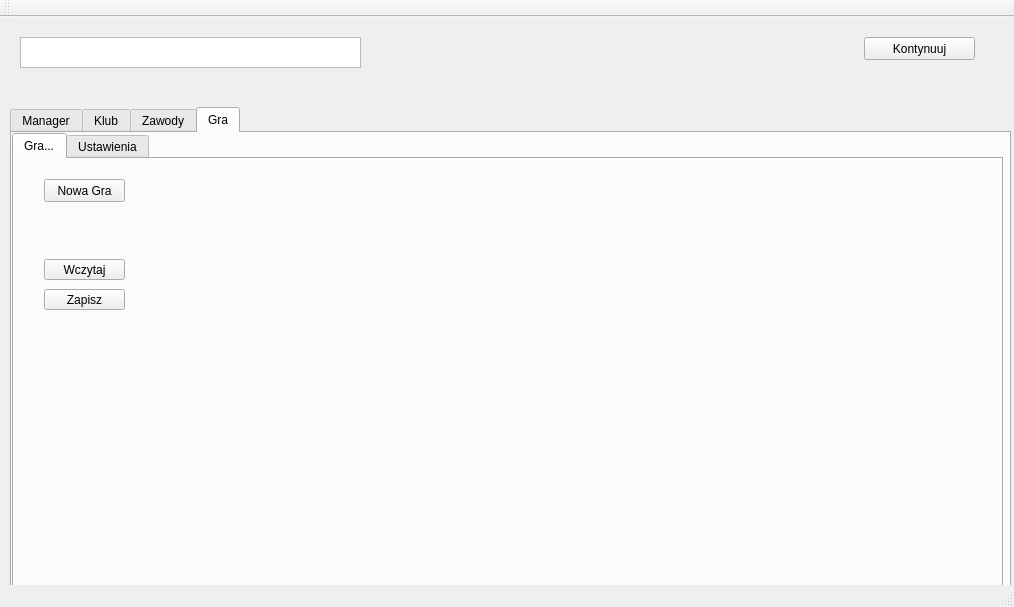
<?xml version="1.0" encoding="UTF-8"?>
<ui version="4.0">
 <class>MainWindow</class>
 <widget class="QMainWindow" name="MainWindow">
  <property name="geometry">
   <rect>
    <x>0</x>
    <y>0</y>
    <width>1014</width>
    <height>607</height>
   </rect>
  </property>
  <property name="windowTitle">
   <string>MainWindow</string>
  </property>
  <widget class="QWidget" name="centralWidget">
   <widget class="QTabWidget" name="tab_Mmain">
    <property name="enabled">
     <bool>true</bool>
    </property>
    <property name="geometry">
     <rect>
      <x>10</x>
      <y>90</y>
      <width>1001</width>
      <height>481</height>
     </rect>
    </property>
    <property name="currentIndex">
     <number>3</number>
    </property>
    <widget class="QWidget" name="tab_MManager">
     <property name="enabled">
      <bool>true</bool>
     </property>
     <attribute name="title">
      <string>Manager</string>
     </attribute>
     <widget class="QTabWidget" name="tab_Manager">
      <property name="enabled">
       <bool>false</bool>
      </property>
      <property name="geometry">
       <rect>
        <x>0</x>
        <y>0</y>
        <width>1001</width>
        <height>461</height>
       </rect>
      </property>
      <property name="currentIndex">
       <number>0</number>
      </property>
      <widget class="QWidget" name="tab_messages">
       <attribute name="title">
        <string>Wiadomosci</string>
       </attribute>
      </widget>
      <widget class="QWidget" name="tab_mailbox">
       <attribute name="title">
        <string>Skrzynka</string>
       </attribute>
      </widget>
      <widget class="QWidget" name="tab_offers">
       <attribute name="title">
        <string>Oferty</string>
       </attribute>
      </widget>
      <widget class="QWidget" name="tab_actions">
       <attribute name="title">
        <string>Akcje</string>
       </attribute>
      </widget>
      <widget class="QWidget" name="tab_search">
       <attribute name="title">
        <string>Szukaj</string>
       </attribute>
      </widget>
     </widget>
    </widget>
    <widget class="QWidget" name="tab_CClub">
     <property name="enabled">
      <bool>false</bool>
     </property>
     <attribute name="title">
      <string>Klub</string>
     </attribute>
     <widget class="QTabWidget" name="tab_Club">
      <property name="geometry">
       <rect>
        <x>0</x>
        <y>0</y>
        <width>1001</width>
        <height>561</height>
       </rect>
      </property>
      <property name="currentIndex">
       <number>0</number>
      </property>
      <widget class="QWidget" name="tab_calendar">
       <attribute name="title">
        <string>Terminarz</string>
       </attribute>
      </widget>
      <widget class="QWidget" name="tab_team">
       <attribute name="title">
        <string>Kadra</string>
       </attribute>
      </widget>
      <widget class="QWidget" name="tab_training">
       <attribute name="title">
        <string>Trening</string>
       </attribute>
      </widget>
      <widget class="QWidget" name="tab_workers">
       <attribute name="title">
        <string>Sztab</string>
       </attribute>
      </widget>
      <widget class="QWidget" name="tab_management">
       <attribute name="title">
        <string>Zarzad</string>
       </attribute>
      </widget>
      <widget class="QWidget" name="tab_finances">
       <attribute name="title">
        <string>Finanse</string>
       </attribute>
      </widget>
      <widget class="QWidget" name="tab_teamMeeting">
       <attribute name="title">
        <string>Zebranie</string>
       </attribute>
      </widget>
      <widget class="QWidget" name="tab_scouting">
       <attribute name="title">
        <string>Obserwacje</string>
       </attribute>
      </widget>
      <widget class="QWidget" name="tab_stadium">
       <attribute name="title">
        <string>Stadion</string>
       </attribute>
      </widget>
      <widget class="QWidget" name="tab_juniorSchool">
       <attribute name="title">
        <string>Szkolka</string>
       </attribute>
      </widget>
      <widget class="QWidget" name="tab_infrastructure">
       <attribute name="title">
        <string>Infrastruktura</string>
       </attribute>
      </widget>
      <widget class="QWidget" name="tab_history">
       <attribute name="title">
        <string>Historia</string>
       </attribute>
      </widget>
      <widget class="QWidget" name="tab_bikes">
       <attribute name="title">
        <string>Park Maszyn</string>
       </attribute>
      </widget>
     </widget>
    </widget>
    <widget class="QWidget" name="tab_MMatch">
     <attribute name="title">
      <string>Zawody</string>
     </attribute>
     <widget class="QTabWidget" name="tab_match_2">
      <property name="geometry">
       <rect>
        <x>0</x>
        <y>0</y>
        <width>1041</width>
        <height>471</height>
       </rect>
      </property>
      <property name="currentIndex">
       <number>0</number>
      </property>
      <widget class="QWidget" name="tab_match">
       <attribute name="title">
        <string>Zawody</string>
       </attribute>
       <widget class="QComboBox" name="comboBox_rider1">
        <property name="geometry">
         <rect>
          <x>20</x>
          <y>50</y>
          <width>301</width>
          <height>22</height>
         </rect>
        </property>
       </widget>
       <widget class="QComboBox" name="comboBox_rider2">
        <property name="geometry">
         <rect>
          <x>20</x>
          <y>70</y>
          <width>301</width>
          <height>22</height>
         </rect>
        </property>
       </widget>
       <widget class="QComboBox" name="comboBox_rider3">
        <property name="geometry">
         <rect>
          <x>20</x>
          <y>90</y>
          <width>301</width>
          <height>22</height>
         </rect>
        </property>
       </widget>
       <widget class="QComboBox" name="comboBox_rider4">
        <property name="geometry">
         <rect>
          <x>20</x>
          <y>110</y>
          <width>301</width>
          <height>22</height>
         </rect>
        </property>
       </widget>
       <widget class="QTextBrowser" name="textBrowser_heatDisplay">
        <property name="geometry">
         <rect>
          <x>20</x>
          <y>180</y>
          <width>431</width>
          <height>111</height>
         </rect>
        </property>
       </widget>
       <widget class="QTextBrowser" name="textBrowser_pointsDisplay">
        <property name="geometry">
         <rect>
          <x>480</x>
          <y>10</y>
          <width>371</width>
          <height>411</height>
         </rect>
        </property>
       </widget>
       <widget class="QTextBrowser" name="textBrowser_gate1">
        <property name="geometry">
         <rect>
          <x>330</x>
          <y>50</y>
          <width>16</width>
          <height>21</height>
         </rect>
        </property>
        <property name="verticalScrollBarPolicy">
         <enum>Qt::ScrollBarAlwaysOff</enum>
        </property>
        <property name="horizontalScrollBarPolicy">
         <enum>Qt::ScrollBarAlwaysOff</enum>
        </property>
        <property name="html">
         <string>&lt;!DOCTYPE HTML PUBLIC &quot;-//W3C//DTD HTML 4.0//EN&quot; &quot;http://www.w3.org/TR/REC-html40/strict.dtd&quot;&gt;
&lt;html&gt;&lt;head&gt;&lt;meta name=&quot;qrichtext&quot; content=&quot;1&quot; /&gt;&lt;style type=&quot;text/css&quot;&gt;
p, li { white-space: pre-wrap; }
&lt;/style&gt;&lt;/head&gt;&lt;body style=&quot; font-family:'MS Shell Dlg 2'; font-size:8.25pt; font-weight:400; font-style:normal;&quot;&gt;
&lt;p style=&quot; margin-top:0px; margin-bottom:0px; margin-left:0px; margin-right:0px; -qt-block-indent:0; text-indent:0px;&quot;&gt;&lt;span style=&quot; font-size:8pt; color:#ff0000;&quot;&gt;A&lt;/span&gt;&lt;/p&gt;&lt;/body&gt;&lt;/html&gt;</string>
        </property>
       </widget>
       <widget class="QTextBrowser" name="textBrowser_gate2">
        <property name="geometry">
         <rect>
          <x>330</x>
          <y>70</y>
          <width>16</width>
          <height>21</height>
         </rect>
        </property>
        <property name="verticalScrollBarPolicy">
         <enum>Qt::ScrollBarAlwaysOff</enum>
        </property>
        <property name="horizontalScrollBarPolicy">
         <enum>Qt::ScrollBarAlwaysOff</enum>
        </property>
        <property name="html">
         <string>&lt;!DOCTYPE HTML PUBLIC &quot;-//W3C//DTD HTML 4.0//EN&quot; &quot;http://www.w3.org/TR/REC-html40/strict.dtd&quot;&gt;
&lt;html&gt;&lt;head&gt;&lt;meta name=&quot;qrichtext&quot; content=&quot;1&quot; /&gt;&lt;style type=&quot;text/css&quot;&gt;
p, li { white-space: pre-wrap; }
&lt;/style&gt;&lt;/head&gt;&lt;body style=&quot; font-family:'MS Shell Dlg 2'; font-size:8.25pt; font-weight:400; font-style:normal;&quot;&gt;
&lt;p style=&quot; margin-top:0px; margin-bottom:0px; margin-left:0px; margin-right:0px; -qt-block-indent:0; text-indent:0px;&quot;&gt;&lt;span style=&quot; font-size:8pt; color:#0000ff;&quot;&gt;B&lt;/span&gt;&lt;/p&gt;&lt;/body&gt;&lt;/html&gt;</string>
        </property>
       </widget>
       <widget class="QTextBrowser" name="textBrowser_gate3">
        <property name="geometry">
         <rect>
          <x>330</x>
          <y>90</y>
          <width>16</width>
          <height>21</height>
         </rect>
        </property>
        <property name="verticalScrollBarPolicy">
         <enum>Qt::ScrollBarAlwaysOff</enum>
        </property>
        <property name="horizontalScrollBarPolicy">
         <enum>Qt::ScrollBarAlwaysOff</enum>
        </property>
        <property name="html">
         <string>&lt;!DOCTYPE HTML PUBLIC &quot;-//W3C//DTD HTML 4.0//EN&quot; &quot;http://www.w3.org/TR/REC-html40/strict.dtd&quot;&gt;
&lt;html&gt;&lt;head&gt;&lt;meta name=&quot;qrichtext&quot; content=&quot;1&quot; /&gt;&lt;style type=&quot;text/css&quot;&gt;
p, li { white-space: pre-wrap; }
&lt;/style&gt;&lt;/head&gt;&lt;body style=&quot; font-family:'MS Shell Dlg 2'; font-size:8.25pt; font-weight:400; font-style:normal;&quot;&gt;
&lt;p style=&quot; margin-top:0px; margin-bottom:0px; margin-left:0px; margin-right:0px; -qt-block-indent:0; text-indent:0px;&quot;&gt;&lt;span style=&quot; font-size:8pt; color:#d3d3d3;&quot;&gt;C&lt;/span&gt;&lt;/p&gt;&lt;/body&gt;&lt;/html&gt;</string>
        </property>
       </widget>
       <widget class="QTextBrowser" name="textBrowser_gate4">
        <property name="geometry">
         <rect>
          <x>330</x>
          <y>110</y>
          <width>16</width>
          <height>21</height>
         </rect>
        </property>
        <property name="verticalScrollBarPolicy">
         <enum>Qt::ScrollBarAlwaysOff</enum>
        </property>
        <property name="horizontalScrollBarPolicy">
         <enum>Qt::ScrollBarAlwaysOff</enum>
        </property>
        <property name="html">
         <string>&lt;!DOCTYPE HTML PUBLIC &quot;-//W3C//DTD HTML 4.0//EN&quot; &quot;http://www.w3.org/TR/REC-html40/strict.dtd&quot;&gt;
&lt;html&gt;&lt;head&gt;&lt;meta name=&quot;qrichtext&quot; content=&quot;1&quot; /&gt;&lt;style type=&quot;text/css&quot;&gt;
p, li { white-space: pre-wrap; }
&lt;/style&gt;&lt;/head&gt;&lt;body style=&quot; font-family:'MS Shell Dlg 2'; font-size:8.25pt; font-weight:400; font-style:normal;&quot;&gt;
&lt;p style=&quot; margin-top:0px; margin-bottom:0px; margin-left:0px; margin-right:0px; -qt-block-indent:0; text-indent:0px;&quot;&gt;&lt;span style=&quot; font-size:8pt; color:#ffff00;&quot;&gt;D&lt;/span&gt;&lt;/p&gt;&lt;/body&gt;&lt;/html&gt;</string>
        </property>
       </widget>
       <widget class="QTextBrowser" name="textBrowser_matchHeader">
        <property name="geometry">
         <rect>
          <x>20</x>
          <y>10</y>
          <width>431</width>
          <height>31</height>
         </rect>
        </property>
       </widget>
       <widget class="QPushButton" name="pushButton">
        <property name="geometry">
         <rect>
          <x>20</x>
          <y>330</y>
          <width>101</width>
          <height>23</height>
         </rect>
        </property>
        <property name="text">
         <string>Nastepny bieg</string>
        </property>
       </widget>
       <widget class="QPushButton" name="pushButton_r_0_0">
        <property name="geometry">
         <rect>
          <x>360</x>
          <y>50</y>
          <width>31</width>
          <height>23</height>
         </rect>
        </property>
        <property name="text">
         <string>r. z.</string>
        </property>
       </widget>
       <widget class="QPushButton" name="pushButton_r_0_1">
        <property name="geometry">
         <rect>
          <x>390</x>
          <y>50</y>
          <width>31</width>
          <height>23</height>
         </rect>
        </property>
        <property name="text">
         <string>r. t.</string>
        </property>
       </widget>
       <widget class="QPushButton" name="pushButton_r_0_2">
        <property name="geometry">
         <rect>
          <x>420</x>
          <y>50</y>
          <width>31</width>
          <height>23</height>
         </rect>
        </property>
        <property name="text">
         <string>z. z.</string>
        </property>
       </widget>
       <widget class="QPushButton" name="pushButton_r_1_1">
        <property name="geometry">
         <rect>
          <x>390</x>
          <y>70</y>
          <width>31</width>
          <height>23</height>
         </rect>
        </property>
        <property name="text">
         <string>r. t.</string>
        </property>
       </widget>
       <widget class="QPushButton" name="pushButton_r_1_0">
        <property name="geometry">
         <rect>
          <x>360</x>
          <y>70</y>
          <width>31</width>
          <height>23</height>
         </rect>
        </property>
        <property name="text">
         <string>r. z.</string>
        </property>
       </widget>
       <widget class="QPushButton" name="pushButton_r_1_2">
        <property name="geometry">
         <rect>
          <x>420</x>
          <y>70</y>
          <width>31</width>
          <height>23</height>
         </rect>
        </property>
        <property name="text">
         <string>z. z.</string>
        </property>
       </widget>
       <widget class="QPushButton" name="pushButton_r_2_1">
        <property name="geometry">
         <rect>
          <x>390</x>
          <y>90</y>
          <width>31</width>
          <height>23</height>
         </rect>
        </property>
        <property name="text">
         <string>r. t.</string>
        </property>
       </widget>
       <widget class="QPushButton" name="pushButton_r_2_0">
        <property name="geometry">
         <rect>
          <x>360</x>
          <y>90</y>
          <width>31</width>
          <height>23</height>
         </rect>
        </property>
        <property name="text">
         <string>r. z.</string>
        </property>
       </widget>
       <widget class="QPushButton" name="pushButton_r_3_1">
        <property name="geometry">
         <rect>
          <x>390</x>
          <y>110</y>
          <width>31</width>
          <height>23</height>
         </rect>
        </property>
        <property name="text">
         <string>r. t.</string>
        </property>
       </widget>
       <widget class="QPushButton" name="pushButton_r_3_0">
        <property name="geometry">
         <rect>
          <x>360</x>
          <y>110</y>
          <width>31</width>
          <height>23</height>
         </rect>
        </property>
        <property name="text">
         <string>r. z.</string>
        </property>
       </widget>
       <widget class="QPushButton" name="pushButton_r_2_2">
        <property name="geometry">
         <rect>
          <x>420</x>
          <y>90</y>
          <width>31</width>
          <height>23</height>
         </rect>
        </property>
        <property name="text">
         <string>z. z.</string>
        </property>
       </widget>
       <widget class="QPushButton" name="pushButton_r_3_2">
        <property name="geometry">
         <rect>
          <x>420</x>
          <y>110</y>
          <width>31</width>
          <height>23</height>
         </rect>
        </property>
        <property name="text">
         <string>z. z.</string>
        </property>
       </widget>
       <widget class="QPushButton" name="pushButton_apply_changes">
        <property name="geometry">
         <rect>
          <x>360</x>
          <y>140</y>
          <width>91</width>
          <height>23</height>
         </rect>
        </property>
        <property name="text">
         <string>Zatwierdź zmiany</string>
        </property>
       </widget>
      </widget>
      <widget class="QWidget" name="tab_prematch">
       <attribute name="title">
        <string>Ekran Przedmeczowy</string>
       </attribute>
       <widget class="QComboBox" name="comb_h0">
        <property name="geometry">
         <rect>
          <x>30</x>
          <y>20</y>
          <width>231</width>
          <height>22</height>
         </rect>
        </property>
       </widget>
       <widget class="QComboBox" name="comb_h1">
        <property name="geometry">
         <rect>
          <x>30</x>
          <y>50</y>
          <width>231</width>
          <height>22</height>
         </rect>
        </property>
       </widget>
       <widget class="QComboBox" name="comb_h2">
        <property name="geometry">
         <rect>
          <x>30</x>
          <y>80</y>
          <width>231</width>
          <height>22</height>
         </rect>
        </property>
       </widget>
       <widget class="QComboBox" name="comb_h5">
        <property name="geometry">
         <rect>
          <x>30</x>
          <y>170</y>
          <width>231</width>
          <height>22</height>
         </rect>
        </property>
       </widget>
       <widget class="QComboBox" name="comb_h3">
        <property name="geometry">
         <rect>
          <x>30</x>
          <y>110</y>
          <width>231</width>
          <height>22</height>
         </rect>
        </property>
       </widget>
       <widget class="QComboBox" name="comb_h4">
        <property name="geometry">
         <rect>
          <x>30</x>
          <y>140</y>
          <width>231</width>
          <height>22</height>
         </rect>
        </property>
       </widget>
       <widget class="QComboBox" name="comb_h6">
        <property name="geometry">
         <rect>
          <x>30</x>
          <y>200</y>
          <width>231</width>
          <height>22</height>
         </rect>
        </property>
       </widget>
       <widget class="QComboBox" name="comb_a6">
        <property name="geometry">
         <rect>
          <x>520</x>
          <y>200</y>
          <width>231</width>
          <height>22</height>
         </rect>
        </property>
       </widget>
       <widget class="QComboBox" name="comb_a0">
        <property name="geometry">
         <rect>
          <x>520</x>
          <y>20</y>
          <width>231</width>
          <height>22</height>
         </rect>
        </property>
       </widget>
       <widget class="QComboBox" name="comb_a3">
        <property name="geometry">
         <rect>
          <x>520</x>
          <y>110</y>
          <width>231</width>
          <height>22</height>
         </rect>
        </property>
       </widget>
       <widget class="QComboBox" name="comb_a5">
        <property name="geometry">
         <rect>
          <x>520</x>
          <y>170</y>
          <width>231</width>
          <height>22</height>
         </rect>
        </property>
       </widget>
       <widget class="QComboBox" name="comb_a2">
        <property name="geometry">
         <rect>
          <x>520</x>
          <y>80</y>
          <width>231</width>
          <height>22</height>
         </rect>
        </property>
       </widget>
       <widget class="QComboBox" name="comb_a1">
        <property name="geometry">
         <rect>
          <x>520</x>
          <y>50</y>
          <width>231</width>
          <height>22</height>
         </rect>
        </property>
       </widget>
       <widget class="QComboBox" name="comb_a4">
        <property name="geometry">
         <rect>
          <x>520</x>
          <y>140</y>
          <width>231</width>
          <height>22</height>
         </rect>
        </property>
       </widget>
       <widget class="QComboBox" name="comb_h7">
        <property name="geometry">
         <rect>
          <x>30</x>
          <y>230</y>
          <width>231</width>
          <height>22</height>
         </rect>
        </property>
       </widget>
       <widget class="QComboBox" name="comb_a7">
        <property name="geometry">
         <rect>
          <x>520</x>
          <y>230</y>
          <width>231</width>
          <height>22</height>
         </rect>
        </property>
       </widget>
       <widget class="QPushButton" name="but_team_apply">
        <property name="geometry">
         <rect>
          <x>30</x>
          <y>300</y>
          <width>75</width>
          <height>23</height>
         </rect>
        </property>
        <property name="text">
         <string>Zatwierdz</string>
        </property>
       </widget>
      </widget>
      <widget class="QWidget" name="tab_informations">
       <attribute name="title">
        <string>Informacje</string>
       </attribute>
       <widget class="QComboBox" name="comb_h14_1">
        <property name="geometry">
         <rect>
          <x>10</x>
          <y>40</y>
          <width>251</width>
          <height>22</height>
         </rect>
        </property>
       </widget>
       <widget class="QComboBox" name="comb_h14_2">
        <property name="geometry">
         <rect>
          <x>10</x>
          <y>70</y>
          <width>251</width>
          <height>22</height>
         </rect>
        </property>
       </widget>
       <widget class="QComboBox" name="comb_h15_1">
        <property name="geometry">
         <rect>
          <x>10</x>
          <y>140</y>
          <width>251</width>
          <height>22</height>
         </rect>
        </property>
       </widget>
       <widget class="QComboBox" name="comb_h15_2">
        <property name="geometry">
         <rect>
          <x>10</x>
          <y>170</y>
          <width>251</width>
          <height>22</height>
         </rect>
        </property>
       </widget>
       <widget class="QPushButton" name="pushButton_accept_nom">
        <property name="geometry">
         <rect>
          <x>60</x>
          <y>220</y>
          <width>201</width>
          <height>23</height>
         </rect>
        </property>
        <property name="text">
         <string>Akceptuj skład biegów nominowanych</string>
        </property>
       </widget>
      </widget>
     </widget>
    </widget>
    <widget class="QWidget" name="tab_GGame">
     <attribute name="title">
      <string>Gra</string>
     </attribute>
     <widget class="QTabWidget" name="tab_Game">
      <property name="geometry">
       <rect>
        <x>0</x>
        <y>0</y>
        <width>991</width>
        <height>551</height>
       </rect>
      </property>
      <property name="currentIndex">
       <number>0</number>
      </property>
      <widget class="QWidget" name="tab_gameNls">
       <attribute name="title">
        <string>Gra...</string>
       </attribute>
       <widget class="QPushButton" name="but_new">
        <property name="geometry">
         <rect>
          <x>30</x>
          <y>20</y>
          <width>81</width>
          <height>23</height>
         </rect>
        </property>
        <property name="text">
         <string>Nowa Gra</string>
        </property>
       </widget>
       <widget class="QPushButton" name="but_load">
        <property name="geometry">
         <rect>
          <x>30</x>
          <y>100</y>
          <width>81</width>
          <height>21</height>
         </rect>
        </property>
        <property name="text">
         <string>Wczytaj</string>
        </property>
       </widget>
       <widget class="QPushButton" name="but_save">
        <property name="geometry">
         <rect>
          <x>30</x>
          <y>130</y>
          <width>81</width>
          <height>21</height>
         </rect>
        </property>
        <property name="text">
         <string>Zapisz</string>
        </property>
       </widget>
      </widget>
      <widget class="QWidget" name="tab_settings">
       <attribute name="title">
        <string>Ustawienia</string>
       </attribute>
      </widget>
     </widget>
    </widget>
   </widget>
   <widget class="QTextBrowser" name="name_label">
    <property name="geometry">
     <rect>
      <x>20</x>
      <y>20</y>
      <width>341</width>
      <height>31</height>
     </rect>
    </property>
    <property name="font">
     <font>
      <family>Arial Black</family>
      <pointsize>10</pointsize>
      <weight>75</weight>
      <bold>true</bold>
     </font>
    </property>
   </widget>
   <widget class="QPushButton" name="but_continue">
    <property name="geometry">
     <rect>
      <x>864</x>
      <y>20</y>
      <width>111</width>
      <height>23</height>
     </rect>
    </property>
    <property name="text">
     <string>Kontynuuj</string>
    </property>
   </widget>
  </widget>
  <widget class="QMenuBar" name="menuBar">
   <property name="geometry">
    <rect>
     <x>0</x>
     <y>0</y>
     <width>1014</width>
     <height>21</height>
    </rect>
   </property>
  </widget>
  <widget class="QToolBar" name="mainToolBar">
   <attribute name="toolBarArea">
    <enum>TopToolBarArea</enum>
   </attribute>
   <attribute name="toolBarBreak">
    <bool>false</bool>
   </attribute>
  </widget>
  <widget class="QStatusBar" name="statusBar"/>
 </widget>
 <layoutdefault spacing="6" margin="11"/>
 <resources/>
 <connections/>
</ui>
